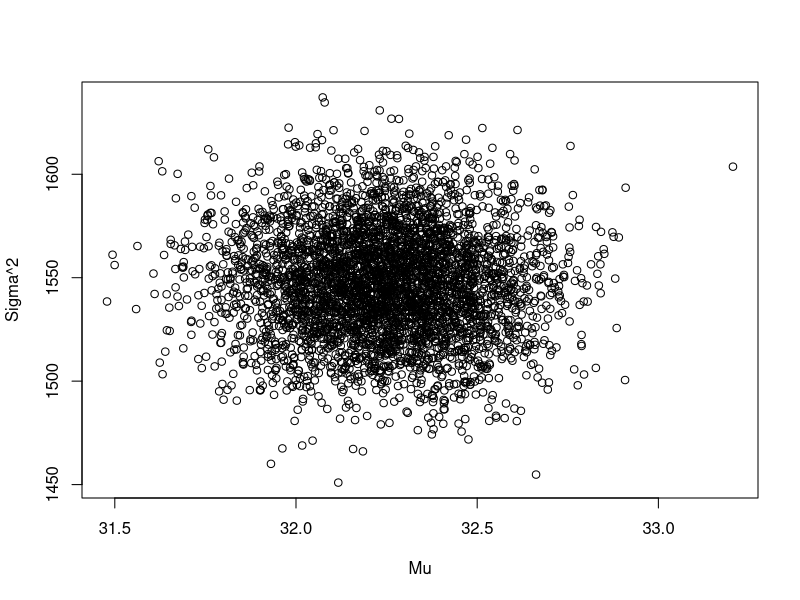
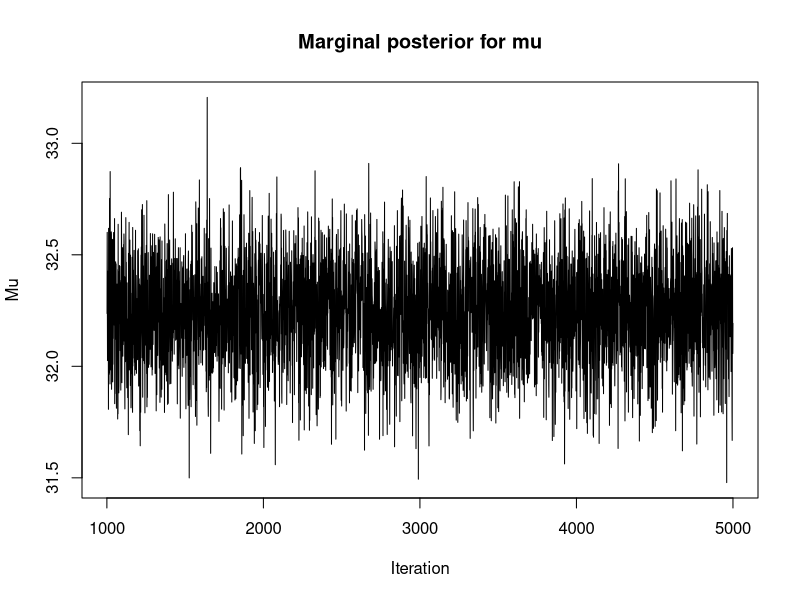
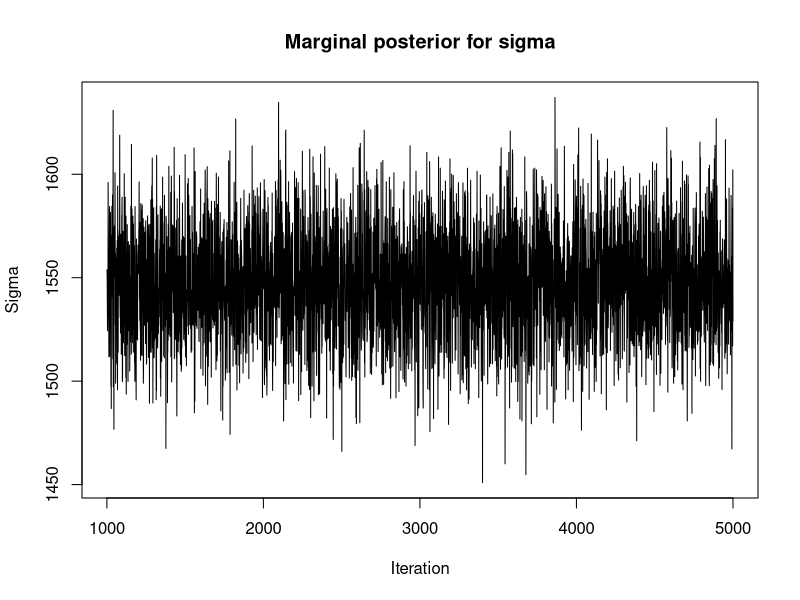
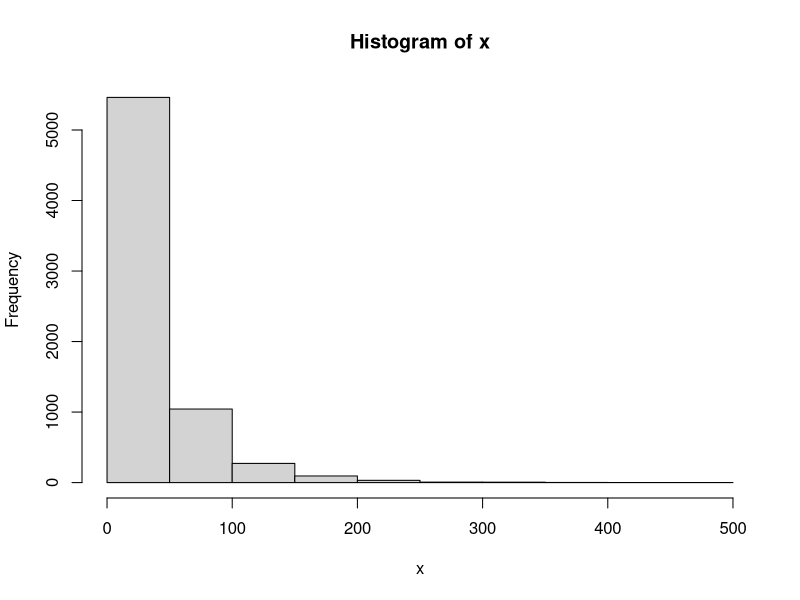
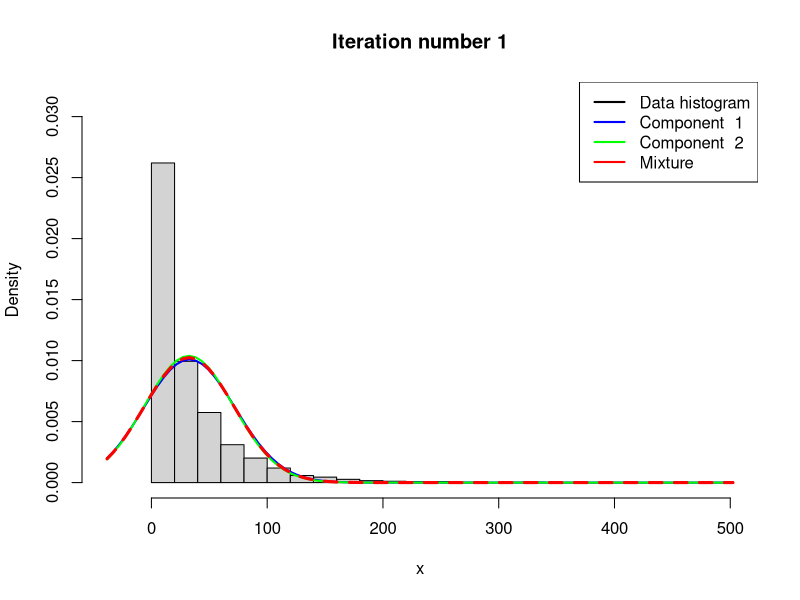
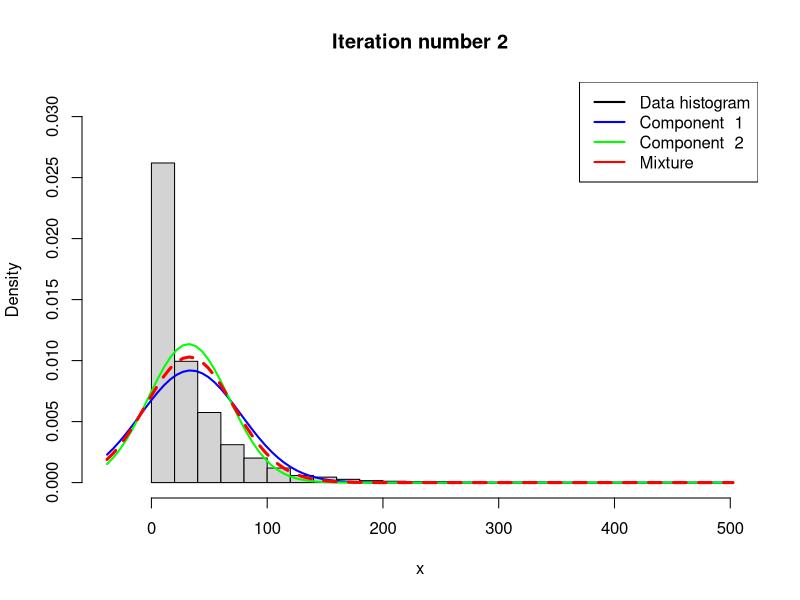
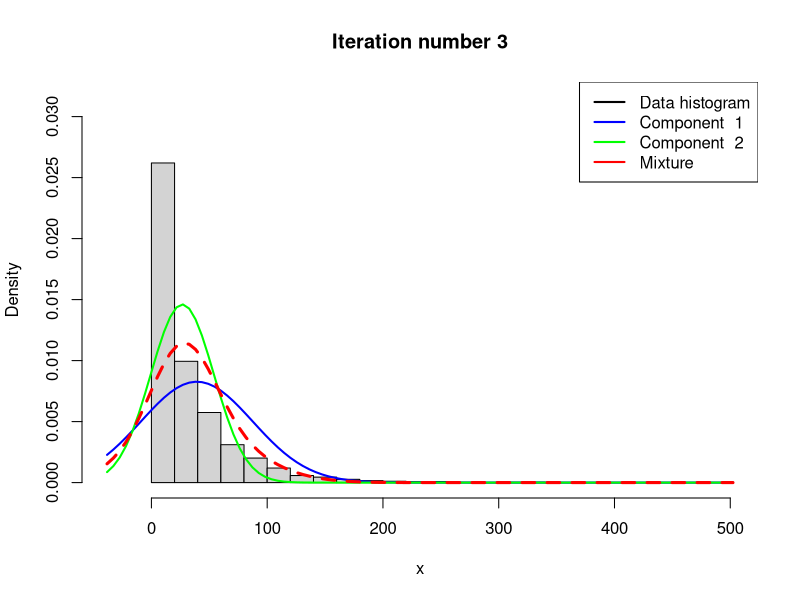
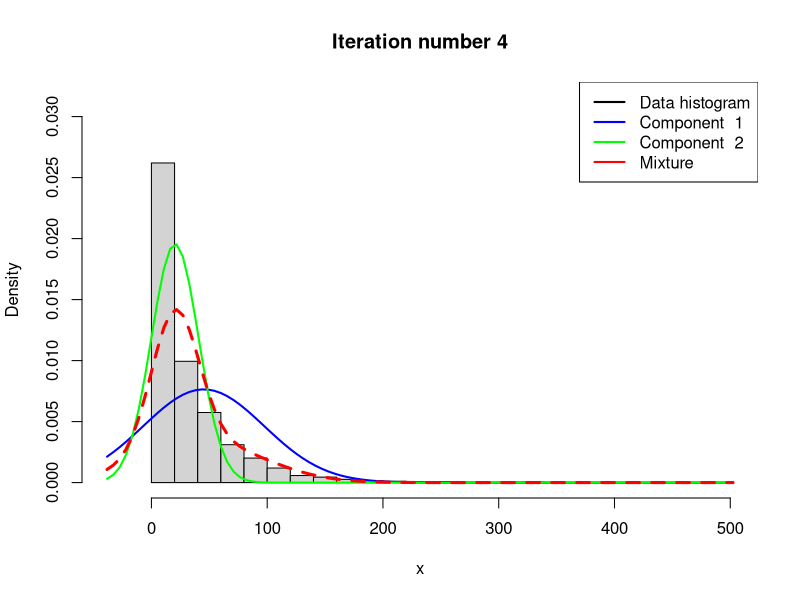

R code for these plots, in order: (Note: a time limit stopped this script after it produced the figures.)
## Assignment 1: The data rainfall.dat consist of daily records, from the beginning of 1948 to the end of 1983, 
## of precipitation (rain or snow in units of 1/100 inch, and records of zero precipitation are exluded) at 
## Snoqualmie Falls  Washington. Analyze the data using the following two models.

## a) Assume the daily precipitation (y1,...,yn) are iid normally distributied, 
## y1,...,yn given mu and sigma^2 ~ N(mu,sigma^2) where both mu and sigma^2 are unknown. Let mu ~ N(mu0, tao0^2)
## independently of sigma^2 ~ Inv chisquare(v0, sigma0^2)
## i)  Implement (code!) a Gibbs sampler that simulates from the joint posterior p(mu, sigma^2 given y1,...,yn).
## The full conditional posteriors are given on the slides from Lecture 7. 

library(mvtnorm)
# Read data
Rainfall = read.table("rainfall.dat")

# Setup
# Prior knowledge of mu0 taken from Google
mu0=14.79
mean_rainfall=mean(Rainfall[,1])
tao0sq=100
v0=1
sigma0sq=1
# Initial sigma value for Gibbs sampling
n=dim(Rainfall)[1]
vn=v0+n
nDraws=5000

# Function for calculating tao_n which is used as argument for the std dev for the normal distribution of mu
calcTaoN = function(sigmasq,tao0sq,n){
  return(1/(n/sigmasq+1/tao0sq))
}

calcMuN = function(sigmasq, tao0sq, mu0, mean, n) {
  w=(n/sigmasq)/(n/sigmasq+1/tao0sq)
  return(w*mean+(1-w)*mu0)
}

calcSigmaHat = function(v0, sigma0sq, data, mu, n) {
  return((v0*sigma0sq+sum((data-mu)^2))/(n+v0))
}
posteriorMatrix = matrix(0, nDraws, 2)
# Setting initial value of sigma^2 to 1
posteriorMatrix[1,2]=1
for (i in 1:nDraws) {
  posteriorMatrix[i,1] = rnorm(1, calcMuN(posteriorMatrix[i,2],tao0sq, mu0, mean_rainfall, n),
                               calcTaoN(posteriorMatrix[i,2], tao0sq, n))
  if(i<nDraws) {
    drawX=rchisq(1,vn)
    posteriorMatrix[i+1,2]=vn*calcSigmaHat(v0, sigma0sq, Rainfall[,1], posteriorMatrix[i,1], n)/drawX
  }
}

# The posterior coverage
plot(posteriorMatrix[1001:nrow(posteriorMatrix),1], posteriorMatrix[1001:nrow(posteriorMatrix),2], xlab="Mu", 
     ylab="Sigma^2")

## ii) AnalyzethedailyprecipitationusingyourGibbssamplerin(a)-i. Evaluate the convergence of the Gibbs sampler
## by suitable graphical methods, for example by plotting the trajectories of the sampled Markov chains. 

iter=seq(1001,5000,1)
plot(iter, posteriorMatrix[1001:nrow(posteriorMatrix),1], type="l", xlab="Iteration", 
     ylab="Mu", main="Marginal posterior for mu")
plot(iter, posteriorMatrix[1001:nrow(posteriorMatrix),2], type="l", xlab="Iteration", 
     ylab="Sigma", main="Marginal posterior for sigma")

## b) Let us now instead assume that the daily precipitation {y1,...,yn} follow an iid two-component mixture
## of normals model: p(yi given mu, sigma^2, pi)=pi*N(yi given my1, sigma1^2)+(1-pi)*N(yi given mu2, sigma2^2)
## where mu=(mu1, mu2) and sigma^2=(sigma1^2, sigma2^2)
## Use the Gibbs sampling data augmentation algorithm in NormalMixtureGibbs.R (available under Lecture 7 on the
## course page) to analyze the daily precipitation data. Set the prior hyperparameters suitably. Evaluate the 
## convergence of the sampler.

# NormalMixtureGibbs.R with modifications

##########    BEGIN USER INPUT #################
# Data options
x <- as.matrix(Rainfall[,1])

# Model options
nComp <- 2    # Number of mixture components

# Prior options
alpha <- rep(1,nComp) # Dirichlet(alpha)
# Obtained from Google, prior knowledge
muPrior <- c(14.79, 17.6) # Prior mean of mu
tau2Prior <- rep(100,nComp) # Prior std of mu
sigma2_0 <- rep(var(x),nComp) # s20 (best guess of sigma2)
nu0 <- rep(1,nComp) # degrees of freedom for prior on sigma2

# MCMC options
nIter <- 1000 # Number of Gibbs sampling draws

# Plotting options
plotFit <- TRUE
lineColors <- c("blue", "green", "magenta", 'yellow')
sleepTime <- 0.01 # Adding sleep time between iterations for plotting
################   END USER INPUT ###############

###### Defining a function that simulates from the 
rScaledInvChi2 <- function(n, df, scale){
  return((df*scale)/rchisq(n,df=df))
}

####### Defining a function that simulates from a Dirichlet distribution
rDirichlet <- function(param){
  nCat <- length(param)
  piDraws <- matrix(NA,nCat,1)
  for (j in 1:nCat){
    piDraws[j] <- rgamma(1,param[j],1)
  }
  piDraws = piDraws/sum(piDraws) # Diving every column of piDraws by the sum of the elements in that column.
  return(piDraws)
}

# Simple function that converts between two different representations of the mixture allocation
S2alloc <- function(S){
  n <- dim(S)[1]
  alloc <- rep(0,n)
  for (i in 1:n){
    alloc[i] <- which(S[i,] == 1)
  }
  return(alloc)
}

# Initial value for the MCMC
nObs <- length(Rainfall[,1])
S <- t(rmultinom(nObs, size = 1 , prob = rep(1/nComp,nComp))) # nObs-by-nComp matrix with component allocations.
mu <- quantile(x, probs = seq(0,1,length = nComp))
sigma2 <- rep(var(x),nComp)
probObsInComp <- rep(NA, nComp)

# Setting up the plot
xGrid <- seq(min(x)-1*apply(x,2,sd),max(x)+1*apply(x,2,sd),length = 100)
xGridMin <- min(xGrid)
xGridMax <- max(xGrid)
mixDensMean <- rep(0,length(xGrid))
effIterCount <- 0
ylim <- c(0,2*max(hist(x)$density))
param_matrix=matrix(0,4,nIter)
rownames(param_matrix)=c("Mu1", "Mu2", "Sigma1", "Sigma2")

for (k in 1:nIter){
  message(paste('Iteration number:',k))
  alloc <- S2alloc(S) # Just a function that converts between different representations of the group allocations
  nAlloc <- colSums(S)
  print(nAlloc)
  # Update components probabilities
  pi <- rDirichlet(alpha + nAlloc)
  
  # Update mu's
  for (j in 1:nComp){
    precPrior <- 1/tau2Prior[j]
    precData <- nAlloc[j]/sigma2[j]
    precPost <- precPrior + precData
    wPrior <- precPrior/precPost
    muPost <- wPrior*muPrior + (1-wPrior)*mean(x[alloc == j])
    tau2Post <- 1/precPost
    mu[j] <- rnorm(1, mean = muPost, sd = sqrt(tau2Post))
  }
  param_matrix[1,k]=mu[1]
  param_matrix[2,k]=mu[2]
  
  # Update sigma2's
  for (j in 1:nComp){
    sigma2[j] <- rScaledInvChi2(1, df = nu0[j] + nAlloc[j], 
                                scale = (nu0[j]*sigma2_0[j] + 
                                           sum((x[alloc == j] - mu[j])^2))/(nu0[j] + nAlloc[j]))
  }
  param_matrix[3,k]=sigma2[1]
  param_matrix[4,k]=sigma2[2]
  
  # Update allocation
  for (i in 1:nObs){
    for (j in 1:nComp){
      probObsInComp[j] <- pi[j]*dnorm(x[i], mean = mu[j], sd = sqrt(sigma2[j]))
    }
    S[i,] <- t(rmultinom(1, size = 1 , prob = probObsInComp/sum(probObsInComp)))
  }
  
  # Printing the fitted density against data histogram
  if (plotFit && (k%%1 ==0)){
    effIterCount <- effIterCount + 1
    hist(x, breaks = 20, freq = FALSE, xlim = c(xGridMin,xGridMax), main = paste("Iteration number",k), 
         ylim = ylim)
    mixDens <- rep(0,length(xGrid))
    components <- c()
    for (j in 1:nComp){
      compDens <- dnorm(xGrid,mu[j],sd = sqrt(sigma2[j]))
      mixDens <- mixDens + pi[j]*compDens
      lines(xGrid, compDens, type = "l", lwd = 2, col = lineColors[j])
      components[j] <- paste("Component ",j)
    }
    mixDensMean <- ((effIterCount-1)*mixDensMean + mixDens)/effIterCount
    
    lines(xGrid, mixDens, type = "l", lty = 2, lwd = 3, col = 'red')
    legend("topright", box.lty = 1, legend = c("Data histogram",components, 'Mixture'), 
           col = c("black",lineColors[1:nComp], 'red'), lwd = 2)
  }
  
}

hist(x, breaks = 20, freq = FALSE, xlim = c(xGridMin,xGridMax), main = "Final fitted density")
lines(xGrid, mixDensMean, type = "l", lwd = 2, lty = 4, col = "red")
lines(xGrid, dnorm(xGrid, mean = mean(x), sd = apply(x,2,sd)), type = "l", lwd = 2, col = "blue")
legend("topright", box.lty = 1, legend = c("Data histogram","Mixture density","Normal density"), 
       col=c("black","red","blue"), lwd = 2)
plot(param_matrix[1,200:ncol(param_matrix)], type="l")
plot(param_matrix[2,200:ncol(param_matrix)], type="l")
plot(param_matrix[3,200:ncol(param_matrix)], type="l")
plot(param_matrix[4,200:ncol(param_matrix)], type="l")

## It seems like the sampler has converged towards a mixture distribution which resembles the histogram of 
## the data. The mode of the distribution is approximately at 20*1/100 inches per day. The mixture density
## function seems to resemble the reality more accurately than the normal density function. It seems reasonable
## to apply a mixture distribution to this type of data since rain is not a constant occurance but can happen
## on some days, and on some days not. When going through the iterations it is apparent that the the mixture
## distribution converges quite quickly. 

## c) Plot the following densities in one figure: 1) a histogram or kernel density estimate of the data. 
## 2) Normal density of N(yi given mu and sigma^2) in a); 3) Mixture of normal density 
## p(yi given mu, sigma^2, pi) in b). Base your plots on the mean over all posterior draws.

hist(x, breaks = 20, freq = FALSE, xlim = c(xGridMin,xGridMax), main = "Final density")
lines(xGrid, mixDensMean, type = "l", lwd = 2, lty = 4, col = "red")
lines(xGrid, dnorm(xGrid, mean = mean(posteriorMatrix[,1]), sd = mean(sqrt(posteriorMatrix[,2]))), 
      type = "l", lwd = 2, col = "blue")
legend("topright", box.lty = 1, legend = c("Data histogram","Mixture density","Normal density"), 
       col=c("black","red","blue"), lwd = 2)

## As seen in the new plot, where the only difference is the blue line, the resembles to the previous plot is 
## obvious. The blue curve has not changed at all which is due to the fact that the mean of Gibbs sampled data,
## when iterations go towards infinity, converges to the real mean of the data.
